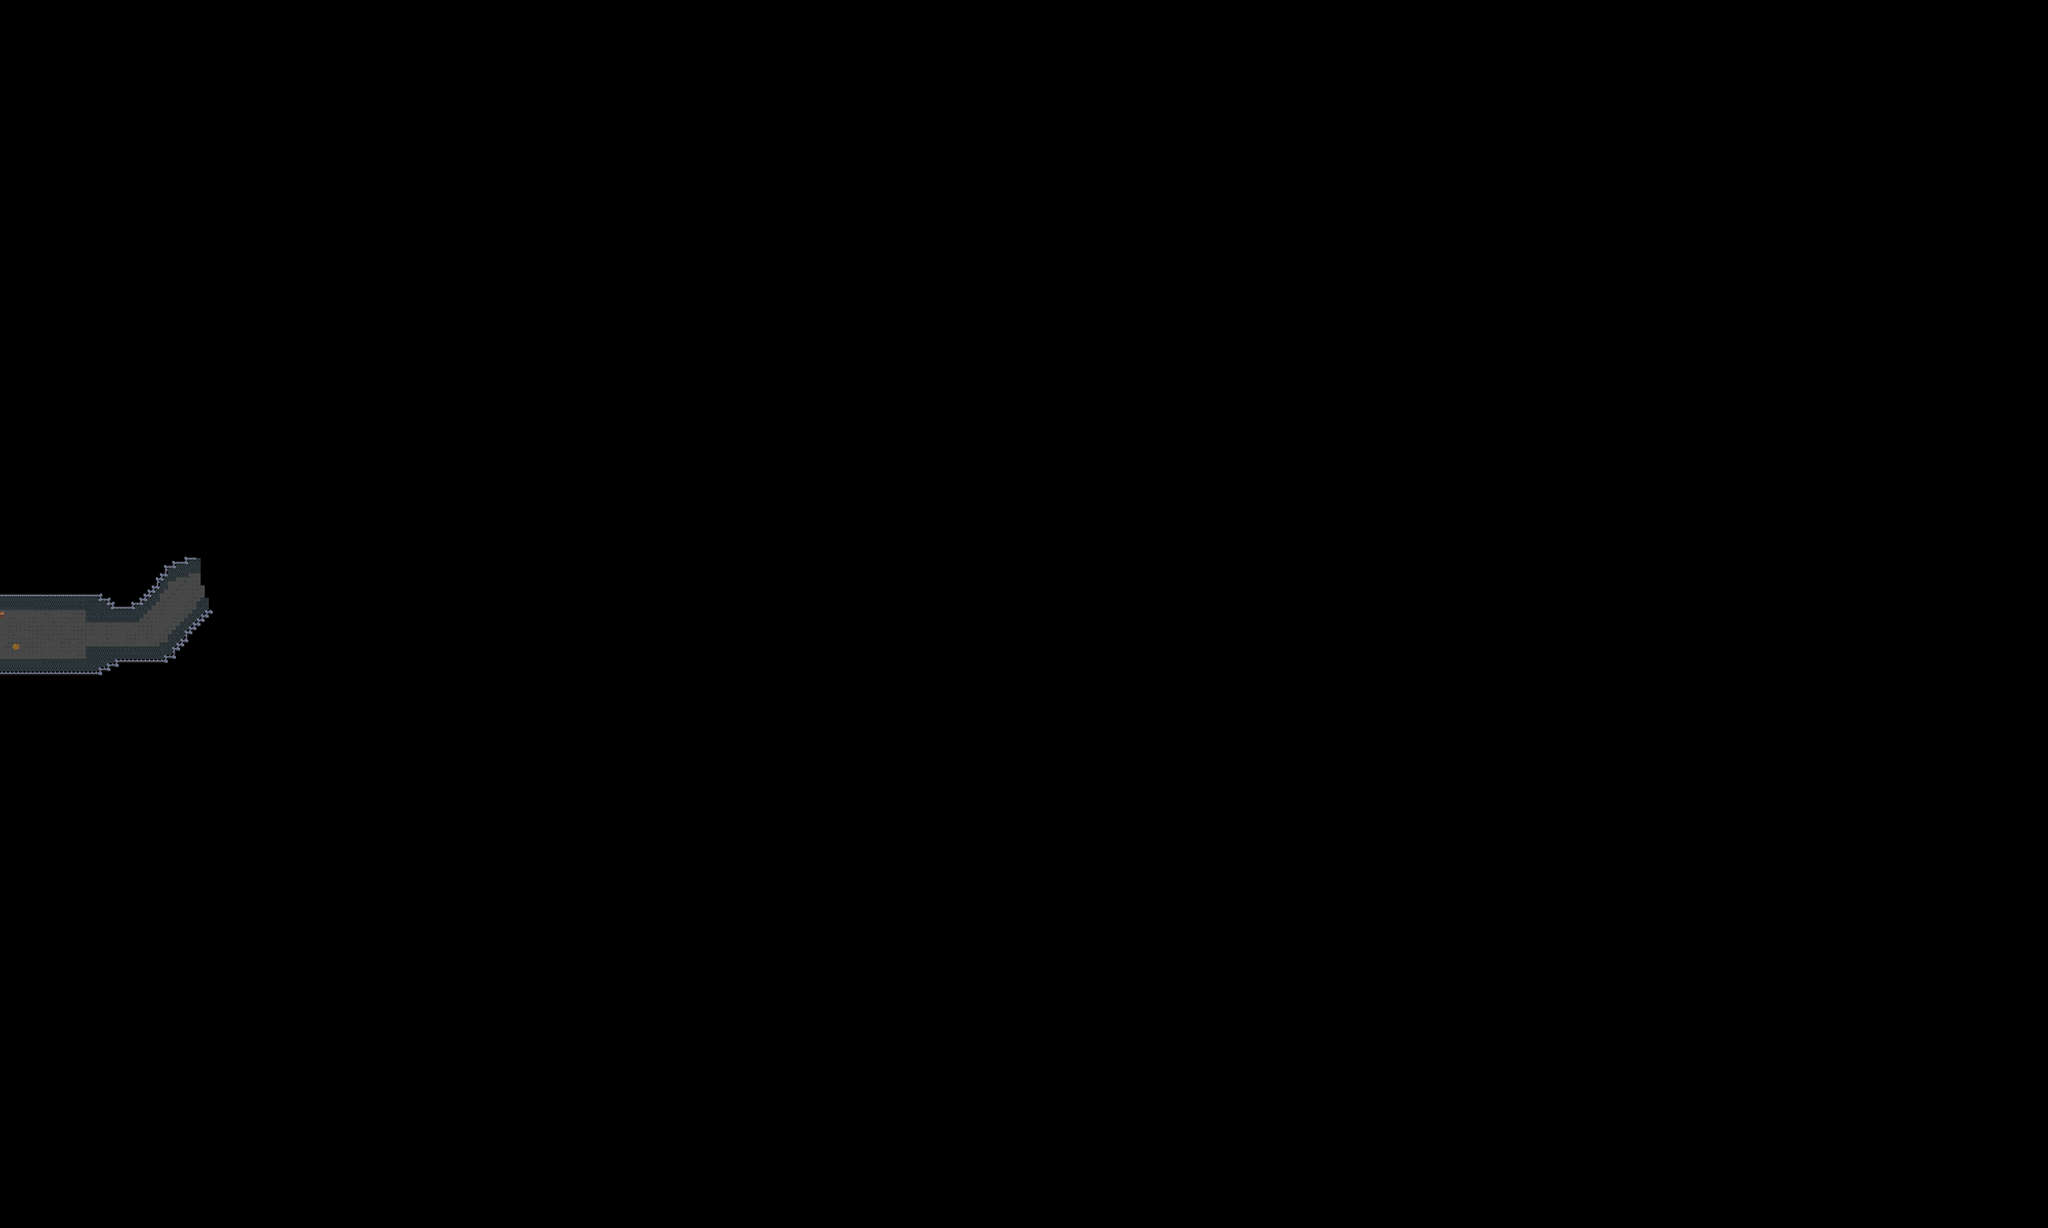

The image is a tile-based game level rendered from a .tmx file. Its description and source (layers, tilesets, objects; grid data summarised) follow:
An orthogonal 500x300 tile map with 16x16 px tiles, 4 tile layers (floor, walls, collisions, decor).

<map version="1.10" tiledversion="1.11.2" orientation="orthogonal" renderorder="right-down" width="500" height="300" tilewidth="16" tileheight="16" infinite="0" nextlayerid="6" nextobjectid="1">
 <tileset firstgid="1" source="level 2 - castle.tsx" />
 <layer id="1" name="floor" width="500" height="300">
  <data>[150000 cells, 613 non-empty, 13 distinct tile ids]</data>
 </layer>
 <layer id="2" name="walls" width="500" height="300">
  <data>[150000 cells, 408 non-empty, 12 distinct tile ids]</data>
 </layer>
 <layer id="4" name="collisions" width="500" height="300">
  <data>[150000 cells, 2 non-empty, 2 distinct tile ids]</data>
 </layer>
 <layer id="5" name="decor" width="500" height="300">
  <data>[150000 cells, 6 non-empty, 6 distinct tile ids]</data>
 </layer>
</map>
